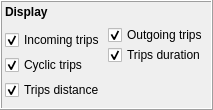
           <widget class="QFrame" name="frame_display">
            <property name="sizePolicy">
             <sizepolicy hsizetype="Preferred" vsizetype="Fixed">
              <horstretch>0</horstretch>
              <verstretch>0</verstretch>
             </sizepolicy>
            </property>
            <property name="frameShape">
             <enum>QFrame::Box</enum>
            </property>
            <property name="frameShadow">
             <enum>QFrame::Raised</enum>
            </property>
            <layout class="QVBoxLayout" name="verticalLayout_14">
             <property name="spacing">
              <number>6</number>
             </property>
             <property name="leftMargin">
              <number>3</number>
             </property>
             <property name="topMargin">
              <number>3</number>
             </property>
             <property name="rightMargin">
              <number>3</number>
             </property>
             <property name="bottomMargin">
              <number>3</number>
             </property>
             <item>
              <widget class="QLabel" name="label_display">
               <property name="font">
                <font>
                 <weight>75</weight>
                 <bold>true</bold>
                </font>
               </property>
               <property name="frameShape">
                <enum>QFrame::NoFrame</enum>
               </property>
               <property name="frameShadow">
                <enum>QFrame::Plain</enum>
               </property>
               <property name="text">
                <string>Display</string>
               </property>
               <property name="wordWrap">
                <bool>false</bool>
               </property>
              </widget>
             </item>
             <item>
              <widget class="QWidget" name="widget_display" native="true">
               <layout class="QHBoxLayout" name="horizontalLayout_3">
                <property name="spacing">
                 <number>3</number>
                </property>
                <property name="leftMargin">
                 <number>0</number>
                </property>
                <property name="topMargin">
                 <number>0</number>
                </property>
                <property name="rightMargin">
                 <number>0</number>
                </property>
                <property name="bottomMargin">
                 <number>0</number>
                </property>
                <item>
                 <widget class="QWidget" name="widget_displayLeft" native="true">
                  <layout class="QVBoxLayout" name="verticalLayout_7">
                   <property name="spacing">
                    <number>0</number>
                   </property>
                   <property name="leftMargin">
                    <number>0</number>
                   </property>
                   <property name="topMargin">
                    <number>0</number>
                   </property>
                   <property name="rightMargin">
                    <number>0</number>
                   </property>
                   <property name="bottomMargin">
                    <number>0</number>
                   </property>
                   <item>
                    <widget class="QCheckBox" name="checkBox_showArrivals">
                     <property name="text">
                      <string>Incoming trips</string>
                     </property>
                     <property name="checked">
                      <bool>true</bool>
                     </property>
                     <property name="tristate">
                      <bool>false</bool>
                     </property>
                    </widget>
                   </item>
                   <item>
                    <widget class="QCheckBox" name="checkBox_showCycles">
                     <property name="text">
                      <string>Cyclic trips</string>
                     </property>
                     <property name="checked">
                      <bool>true</bool>
                     </property>
                    </widget>
                   </item>
                   <item>
                    <widget class="QCheckBox" name="checkBox_showDistance">
                     <property name="text">
                      <string>Trips distance</string>
                     </property>
                     <property name="checked">
                      <bool>true</bool>
                     </property>
                    </widget>
                   </item>
                  </layout>
                 </widget>
                </item>
                <item>
                 <widget class="QWidget" name="widget_displayRight" native="true">
                  <layout class="QVBoxLayout" name="verticalLayout_8">
                   <property name="spacing">
                    <number>0</number>
                   </property>
                   <property name="leftMargin">
                    <number>0</number>
                   </property>
                   <property name="topMargin">
                    <number>0</number>
                   </property>
                   <property name="rightMargin">
                    <number>0</number>
                   </property>
                   <property name="bottomMargin">
                    <number>0</number>
                   </property>
                   <item>
                    <widget class="QCheckBox" name="checkBox_showDepartures">
                     <property name="text">
                      <string>Outgoing trips</string>
                     </property>
                     <property name="checked">
                      <bool>true</bool>
                     </property>
                    </widget>
                   </item>
                   <item>
                    <widget class="QCheckBox" name="checkBox_showDuration">
                     <property name="text">
                      <string>Trips duration</string>
                     </property>
                     <property name="checked">
                      <bool>true</bool>
                     </property>
                    </widget>
                   </item>
                   <item>
                    <spacer name="verticalSpacer_displayRight">
                     <property name="orientation">
                      <enum>Qt::Vertical</enum>
                     </property>
                     <property name="sizeType">
                      <enum>QSizePolicy::Ignored</enum>
                     </property>
                     <property name="sizeHint" stdset="0">
                      <size>
                       <width>20</width>
                       <height>40</height>
                      </size>
                     </property>
                    </spacer>
                   </item>
                  </layout>
                 </widget>
                </item>
               </layout>
              </widget>
             </item>
            </layout>
           </widget>
